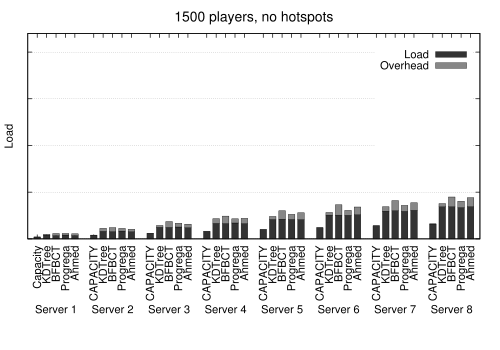

Source code (gnuplot):
load "../distribution_generic.gp"

set title '1500 players, no hotspots' font "Helvetica, 20" 
set output "distribution_1500_0.eps"

plot newhistogram "Server 1", 'load_s1_1500_0.data' using 2:xtic(1) t "Load" lc rgb '#333333', '' using 3 t "Overhead" lc rgb '#888888', \
     newhistogram "Server 2", 'load_s2_1500_0.data' using 2:xtic(1) notitle lc rgb '#333333', '' using 3 notitle lc rgb '#888888', \
     newhistogram "Server 3", 'load_s3_1500_0.data' using 2:xtic(1) notitle lc rgb '#333333', '' using 3 notitle lc rgb '#888888', \
     newhistogram "Server 4", 'load_s4_1500_0.data' using 2:xtic(1) notitle lc rgb '#333333', '' using 3 notitle lc rgb '#888888', \
     newhistogram "Server 5", 'load_s5_1500_0.data' using 2:xtic(1) notitle lc rgb '#333333', '' using 3 notitle lc rgb '#888888', \
     newhistogram "Server 6", 'load_s6_1500_0.data' using 2:xtic(1) notitle lc rgb '#333333', '' using 3 notitle lc rgb '#888888', \
     newhistogram "Server 7", 'load_s7_1500_0.data' using 2:xtic(1) notitle lc rgb '#333333', '' using 3 notitle lc rgb '#888888', \
     newhistogram "Server 8", 'load_s8_1500_0.data' using 2:xtic(1) notitle lc rgb '#333333', '' using 3 notitle lc rgb '#888888'
